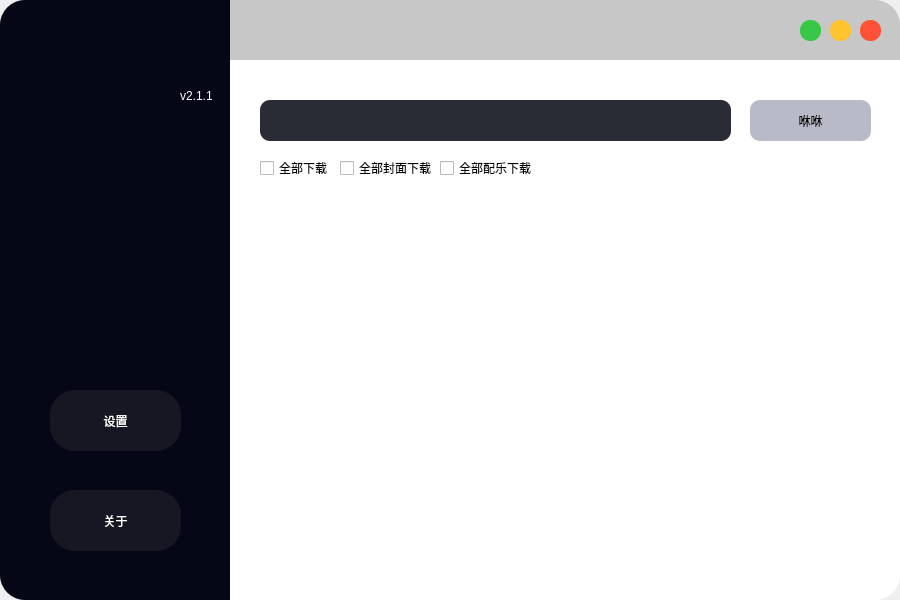
<?xml version="1.0" encoding="UTF-8"?>
<ui version="4.0">
 <class>Dialog</class>
 <widget class="QDialog" name="Dialog">
  <property name="geometry">
   <rect>
    <x>0</x>
    <y>0</y>
    <width>900</width>
    <height>600</height>
   </rect>
  </property>
  <property name="windowTitle">
   <string>Dialog</string>
  </property>
  <property name="styleSheet">
   <string notr="true"/>
  </property>
  <widget class="QLabel" name="Label_Left">
   <property name="geometry">
    <rect>
     <x>0</x>
     <y>0</y>
     <width>230</width>
     <height>600</height>
    </rect>
   </property>
   <property name="styleSheet">
    <string notr="true">background-color: #060716;
border-bottom-left-radius: 25px;
border-top-left-radius: 25px;
font: 10pt &quot;微软雅黑&quot;;
color: #FFFFFF;</string>
   </property>
   <property name="text">
    <string/>
   </property>
  </widget>
  <widget class="QLabel" name="Label_Right">
   <property name="geometry">
    <rect>
     <x>230</x>
     <y>0</y>
     <width>670</width>
     <height>600</height>
    </rect>
   </property>
   <property name="styleSheet">
    <string notr="true">background-color: rgb(255, 255, 255);
border-top-right-radius: 25px;
border-bottom-right-radius: 25px;</string>
   </property>
   <property name="text">
    <string/>
   </property>
  </widget>
  <widget class="QLabel" name="Label_Logo">
   <property name="geometry">
    <rect>
     <x>30</x>
     <y>50</y>
     <width>161</width>
     <height>41</height>
    </rect>
   </property>
   <property name="styleSheet">
    <string notr="true">background: url(:/img/logo-horizontal.svg) no-repeat;</string>
   </property>
   <property name="text">
    <string/>
   </property>
  </widget>
  <widget class="QLabel" name="Label_Version">
   <property name="geometry">
    <rect>
     <x>180</x>
     <y>90</y>
     <width>54</width>
     <height>12</height>
    </rect>
   </property>
   <property name="styleSheet">
    <string notr="true">color: rgb(255, 255, 255);
font: 9pt &quot;華康布丁體&quot;;</string>
   </property>
   <property name="text">
    <string>v2.1.1</string>
   </property>
  </widget>
  <widget class="QPushButton" name="Button_Close">
   <property name="geometry">
    <rect>
     <x>860</x>
     <y>20</y>
     <width>21</width>
     <height>21</height>
    </rect>
   </property>
   <property name="styleSheet">
    <string notr="true">border-radius: 10px;
background-color: rgb(255, 81, 53);</string>
   </property>
   <property name="text">
    <string/>
   </property>
  </widget>
  <widget class="QPushButton" name="Button_Max">
   <property name="geometry">
    <rect>
     <x>830</x>
     <y>20</y>
     <width>21</width>
     <height>21</height>
    </rect>
   </property>
   <property name="styleSheet">
    <string notr="true">border-radius: 10px;
background-color: #FFC32D;</string>
   </property>
   <property name="text">
    <string/>
   </property>
  </widget>
  <widget class="QPushButton" name="Button_Min">
   <property name="geometry">
    <rect>
     <x>800</x>
     <y>20</y>
     <width>21</width>
     <height>21</height>
    </rect>
   </property>
   <property name="styleSheet">
    <string notr="true">border-radius: 10px;
background-color: #37C847;</string>
   </property>
   <property name="text">
    <string/>
   </property>
  </widget>
  <widget class="QPlainTextEdit" name="plainTextEdit">
   <property name="geometry">
    <rect>
     <x>260</x>
     <y>100</y>
     <width>471</width>
     <height>41</height>
    </rect>
   </property>
   <property name="autoFillBackground">
    <bool>false</bool>
   </property>
   <property name="styleSheet">
    <string notr="true">background-color: #292B35;
border-radius: 10px;
font: 12pt &quot;華康布丁體&quot;;
color: rgb(255, 255, 255);
qproperty-alignment:AlignHCenter;</string>
   </property>
   <property name="frameShape">
    <enum>QFrame::StyledPanel</enum>
   </property>
   <property name="verticalScrollBarPolicy">
    <enum>Qt::ScrollBarAsNeeded</enum>
   </property>
   <property name="sizeAdjustPolicy">
    <enum>QAbstractScrollArea::AdjustIgnored</enum>
   </property>
   <property name="lineWrapMode">
    <enum>QPlainTextEdit::WidgetWidth</enum>
   </property>
   <property name="plainText">
    <string/>
   </property>
   <property name="backgroundVisible">
    <bool>false</bool>
   </property>
   <property name="centerOnScroll">
    <bool>false</bool>
   </property>
  </widget>
  <widget class="QPushButton" name="Button_Go">
   <property name="geometry">
    <rect>
     <x>750</x>
     <y>100</y>
     <width>121</width>
     <height>41</height>
    </rect>
   </property>
   <property name="styleSheet">
    <string notr="true">#Button_Go {
	border-radius: 10px;
	font: 19pt &quot;華康布丁體&quot;;
	color: rgb(0, 0, 0);
	background-color: #B9BAC7;
}

#Button_Go:hover {
    color:#F72C51;
}

#Button_Go:pressed, QPushButton:checked {
    background-color: #9d9d9d;
}
</string>
   </property>
   <property name="text">
    <string>咻咻</string>
   </property>
  </widget>
  <widget class="QLabel" name="label">
   <property name="geometry">
    <rect>
     <x>230</x>
     <y>0</y>
     <width>670</width>
     <height>60</height>
    </rect>
   </property>
   <property name="styleSheet">
    <string notr="true">background-color: rgb(199, 199, 199);
border-top-right-radius: 25px;</string>
   </property>
   <property name="text">
    <string/>
   </property>
  </widget>
  <widget class="QWidget" name="widget" native="true">
   <property name="geometry">
    <rect>
     <x>260</x>
     <y>190</y>
     <width>611</width>
     <height>351</height>
    </rect>
   </property>
  </widget>
  <widget class="QCheckBox" name="checkBox">
   <property name="geometry">
    <rect>
     <x>260</x>
     <y>160</y>
     <width>71</width>
     <height>16</height>
    </rect>
   </property>
   <property name="text">
    <string>全部下载</string>
   </property>
  </widget>
  <widget class="QPushButton" name="pushButton">
   <property name="geometry">
    <rect>
     <x>50</x>
     <y>390</y>
     <width>131</width>
     <height>61</height>
    </rect>
   </property>
   <property name="styleSheet">
    <string notr="true">border-radius: 25px;
font: 16pt &quot;華康布丁體&quot;;
color: rgb(255, 255, 255);
background-color: rgb(22, 23, 34);</string>
   </property>
   <property name="text">
    <string>设置</string>
   </property>
  </widget>
  <widget class="QPushButton" name="pushButton_2">
   <property name="geometry">
    <rect>
     <x>50</x>
     <y>490</y>
     <width>131</width>
     <height>61</height>
    </rect>
   </property>
   <property name="styleSheet">
    <string notr="true">border-radius: 25px;
font: 16pt &quot;華康布丁體&quot;;
color: rgb(255, 255, 255);
background-color: rgb(22, 23, 34);</string>
   </property>
   <property name="text">
    <string>关于</string>
   </property>
  </widget>
  <widget class="QCheckBox" name="checkBox_2">
   <property name="geometry">
    <rect>
     <x>340</x>
     <y>160</y>
     <width>101</width>
     <height>16</height>
    </rect>
   </property>
   <property name="text">
    <string>全部封面下载</string>
   </property>
  </widget>
  <widget class="QCheckBox" name="checkBox_3">
   <property name="geometry">
    <rect>
     <x>440</x>
     <y>160</y>
     <width>101</width>
     <height>16</height>
    </rect>
   </property>
   <property name="text">
    <string>全部配乐下载</string>
   </property>
  </widget>
  <zorder>Label_Right</zorder>
  <zorder>label</zorder>
  <zorder>Label_Left</zorder>
  <zorder>Label_Logo</zorder>
  <zorder>Label_Version</zorder>
  <zorder>Button_Close</zorder>
  <zorder>Button_Max</zorder>
  <zorder>Button_Min</zorder>
  <zorder>plainTextEdit</zorder>
  <zorder>Button_Go</zorder>
  <zorder>widget</zorder>
  <zorder>checkBox</zorder>
  <zorder>pushButton</zorder>
  <zorder>pushButton_2</zorder>
  <zorder>checkBox_2</zorder>
  <zorder>checkBox_3</zorder>
 </widget>
 <resources>
  <include location="Resource.qrc"/>
 </resources>
 <connections/>
</ui>
